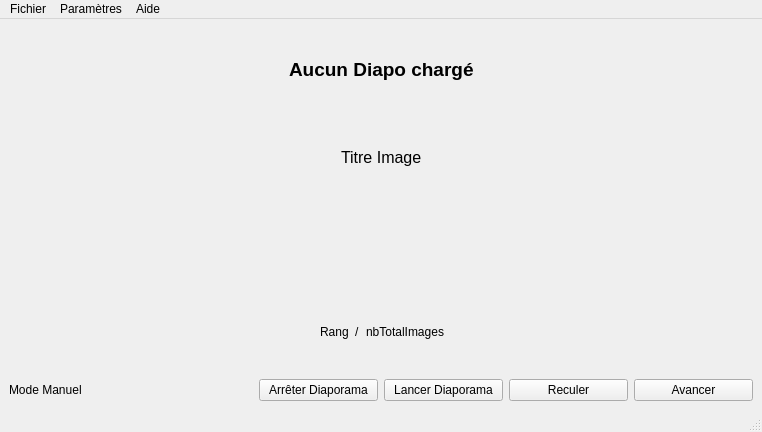
<?xml version="1.0" encoding="UTF-8"?>
<ui version="4.0">
 <class>lecteurvue</class>
 <widget class="QMainWindow" name="lecteurvue">
  <property name="geometry">
   <rect>
    <x>0</x>
    <y>0</y>
    <width>762</width>
    <height>432</height>
   </rect>
  </property>
  <property name="windowTitle">
   <string>lecteurvue</string>
  </property>
  <widget class="QWidget" name="centralwidget">
   <layout class="QVBoxLayout" name="verticalLayout" stretch="1,0">
    <item>
     <layout class="QGridLayout" name="gLayoutInfoImageDiapo">
      <item row="3" column="1">
       <layout class="QHBoxLayout" name="hLayoutRang">
        <item>
         <spacer name="horizontalSpacer_5">
          <property name="orientation">
           <enum>Qt::Horizontal</enum>
          </property>
          <property name="sizeHint" stdset="0">
           <size>
            <width>40</width>
            <height>20</height>
           </size>
          </property>
         </spacer>
        </item>
        <item>
         <widget class="QLabel" name="lRang">
          <property name="font">
           <font>
            <family>Segoe UI</family>
            <pointsize>9</pointsize>
           </font>
          </property>
          <property name="text">
           <string>Rang</string>
          </property>
         </widget>
        </item>
        <item>
         <widget class="QLabel" name="lSlash">
          <property name="font">
           <font>
            <family>Segoe UI</family>
            <pointsize>9</pointsize>
           </font>
          </property>
          <property name="text">
           <string>/</string>
          </property>
         </widget>
        </item>
        <item>
         <widget class="QLabel" name="lTotalImage">
          <property name="font">
           <font>
            <family>Segoe UI</family>
            <pointsize>9</pointsize>
           </font>
          </property>
          <property name="text">
           <string>nbTotalImages</string>
          </property>
         </widget>
        </item>
        <item>
         <spacer name="horizontalSpacer_8">
          <property name="orientation">
           <enum>Qt::Horizontal</enum>
          </property>
          <property name="sizeHint" stdset="0">
           <size>
            <width>40</width>
            <height>20</height>
           </size>
          </property>
         </spacer>
        </item>
       </layout>
      </item>
      <item row="0" column="1">
       <layout class="QHBoxLayout" name="hLayoutTitreDiapo_2">
        <item>
         <spacer name="horizontalSpacer">
          <property name="orientation">
           <enum>Qt::Horizontal</enum>
          </property>
          <property name="sizeHint" stdset="0">
           <size>
            <width>40</width>
            <height>20</height>
           </size>
          </property>
         </spacer>
        </item>
        <item>
         <widget class="QLabel" name="lTitreDiapo">
          <property name="font">
           <font>
            <family>Segoe UI</family>
            <pointsize>14</pointsize>
            <bold>true</bold>
           </font>
          </property>
          <property name="text">
           <string>Aucun Diapo chargé</string>
          </property>
         </widget>
        </item>
        <item>
         <spacer name="horizontalSpacer_2">
          <property name="orientation">
           <enum>Qt::Horizontal</enum>
          </property>
          <property name="sizeHint" stdset="0">
           <size>
            <width>40</width>
            <height>20</height>
           </size>
          </property>
         </spacer>
        </item>
       </layout>
      </item>
      <item row="1" column="1">
       <layout class="QHBoxLayout" name="hLayoutTitreImage">
        <item>
         <spacer name="horizontalSpacer_3">
          <property name="orientation">
           <enum>Qt::Horizontal</enum>
          </property>
          <property name="sizeHint" stdset="0">
           <size>
            <width>40</width>
            <height>20</height>
           </size>
          </property>
         </spacer>
        </item>
        <item>
         <widget class="QLabel" name="lTitreImage">
          <property name="font">
           <font>
            <family>Segoe UI</family>
            <pointsize>12</pointsize>
           </font>
          </property>
          <property name="text">
           <string>Titre Image</string>
          </property>
         </widget>
        </item>
        <item>
         <spacer name="horizontalSpacer_4">
          <property name="orientation">
           <enum>Qt::Horizontal</enum>
          </property>
          <property name="sizeHint" stdset="0">
           <size>
            <width>40</width>
            <height>20</height>
           </size>
          </property>
         </spacer>
        </item>
       </layout>
      </item>
      <item row="2" column="0">
       <spacer name="horizontalSpacer_6">
        <property name="orientation">
         <enum>Qt::Horizontal</enum>
        </property>
        <property name="sizeHint" stdset="0">
         <size>
          <width>40</width>
          <height>20</height>
         </size>
        </property>
       </spacer>
      </item>
      <item row="2" column="2">
       <spacer name="horizontalSpacer_7">
        <property name="orientation">
         <enum>Qt::Horizontal</enum>
        </property>
        <property name="sizeHint" stdset="0">
         <size>
          <width>40</width>
          <height>20</height>
         </size>
        </property>
       </spacer>
      </item>
      <item row="2" column="1">
       <widget class="QLabel" name="lImage">
        <property name="text">
         <string/>
        </property>
        <property name="alignment">
         <set>Qt::AlignCenter</set>
        </property>
        <property name="openExternalLinks">
         <bool>false</bool>
        </property>
       </widget>
      </item>
     </layout>
    </item>
    <item>
     <layout class="QHBoxLayout" name="hLayoutMenuInter">
      <item>
       <layout class="QHBoxLayout" name="hLayoutChangerImage">
        <item>
         <widget class="QLabel" name="lMode">
          <property name="text">
           <string>Mode Manuel</string>
          </property>
         </widget>
        </item>
       </layout>
      </item>
      <item>
       <layout class="QHBoxLayout" name="hLayoutLancArretDiapo">
        <item>
         <widget class="QPushButton" name="bArreterDiapo">
          <property name="text">
           <string>Arrêter Diaporama</string>
          </property>
         </widget>
        </item>
        <item>
         <widget class="QPushButton" name="bLancerDiapo">
          <property name="text">
           <string>Lancer Diaporama</string>
          </property>
         </widget>
        </item>
       </layout>
      </item>
      <item>
       <layout class="QGridLayout" name="hLayoutFiltrage">
        <item row="0" column="1">
         <widget class="QPushButton" name="bAvancer">
          <property name="text">
           <string>Avancer</string>
          </property>
         </widget>
        </item>
        <item row="0" column="0">
         <widget class="QPushButton" name="bReculer">
          <property name="text">
           <string>Reculer</string>
          </property>
         </widget>
        </item>
       </layout>
      </item>
     </layout>
    </item>
   </layout>
  </widget>
  <widget class="QMenuBar" name="menubar">
   <property name="geometry">
    <rect>
     <x>0</x>
     <y>0</y>
     <width>762</width>
     <height>25</height>
    </rect>
   </property>
   <widget class="QMenu" name="menuFichier">
    <property name="title">
     <string>Fichier</string>
    </property>
    <addaction name="actionQuitter"/>
   </widget>
   <widget class="QMenu" name="menuParam_tres">
    <property name="title">
     <string>Paramètres</string>
    </property>
    <addaction name="actionCharger_Diaporama"/>
    <addaction name="actionVitesse_de_defilement"/>
    <addaction name="actionEnlever_Diaporama"/>
   </widget>
   <widget class="QMenu" name="menuA_propos_de">
    <property name="title">
     <string>Aide</string>
    </property>
    <addaction name="actionA_propos_de"/>
   </widget>
   <addaction name="menuFichier"/>
   <addaction name="menuParam_tres"/>
   <addaction name="menuA_propos_de"/>
  </widget>
  <widget class="QStatusBar" name="statusbar"/>
  <action name="actionCharger_Diaporama">
   <property name="text">
    <string>Charger Diaporama</string>
   </property>
  </action>
  <action name="actionVitesse_de_defilement">
   <property name="text">
    <string>Vitesse de défilement</string>
   </property>
  </action>
  <action name="actionEnlever_Diaporama">
   <property name="text">
    <string>Enlever Diaporama</string>
   </property>
  </action>
  <action name="actionQuitter">
   <property name="text">
    <string>Quitter</string>
   </property>
  </action>
  <action name="actionA_propos_de">
   <property name="text">
    <string>A propos de ...</string>
   </property>
  </action>
 </widget>
 <resources/>
 <connections/>
</ui>
